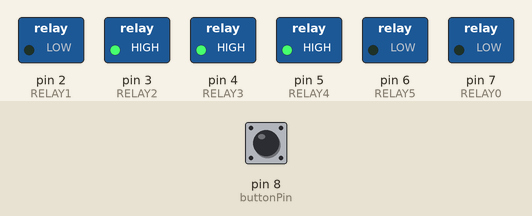
This sketch was run on a simulated Arduino Uno, built with avr-gcc and run on an emulated ATmega328P. On the bench: switched loads named in the sketch (green lamp = pin HIGH). The test bench sets the inputs (shaded band); at power-on: pin 8 (buttonPin) LOW.

Above: at 0.1 s.
Timing chart, 0 to 1.6 s (numbered marks = the images above):
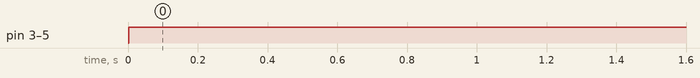

The sketch:

TempTimerWMomentbutton.ino
```cpp
// Automatic Irrigation Setup

#define RELAY1  2
#define RELAY2  3
#define RELAY3  4
#define RELAY4  5
#define RELAY5  6
#define RELAY0  7

// Momentary Button for Pump power setup

const int buttonPin = 8;     // the number of the pushbutton pin
const int ledPin =  13;      // the number of the LED pin

// variables will change:
int buttonState = 0;         // variable for reading the pushbutton status

void setup()
{
// Initialise the Arduino data pins for OUTPUT for RELAYS
  pinMode(RELAY1, OUTPUT);
  pinMode(RELAY2, OUTPUT);
  pinMode(RELAY3, OUTPUT);
  pinMode(RELAY4, OUTPUT);
  pinMode(RELAY5, OUTPUT);
  pinMode(RELAY0, OUTPUT);


}

 void loop()
{

 // read the state of the pushbutton value:
  buttonState = digitalRead(buttonPin);

  // check if the pushbutton is pressed.
  // if it is, the buttonState is HIGH:
  if (buttonState == HIGH) {
    // turn LED on:
    digitalWrite(ledPin, HIGH);
  } else {
    // turn LED off:
    digitalWrite(ledPin, LOW);
  }

/*This step initializes the relay pins. However, they start in the ON position, so we are using just 1 millisecond times to
initialize the pin into the off state */

   digitalWrite(RELAY1,LOW);           // Turns ON Relays 1
   delay(1);                                      // Wait 1 milliseconds
   digitalWrite(RELAY1,HIGH);          // Turns Relay Off

   digitalWrite(RELAY2,LOW);           // Turns ON Relays 2
   delay(1);                                      // Wait 1 milliseconds
   digitalWrite(RELAY2,HIGH);          // Turns Relay Off

   digitalWrite(RELAY3,LOW);           // Turns ON Relays 3
   delay(1);                                      // Wait 1 milliseconds
   digitalWrite(RELAY3,HIGH);          // Turns Relay Off

   digitalWrite(RELAY4,LOW);           // Turns ON Relays 4
   delay(1);                                      // Wait 1 milliseconds
   digitalWrite(RELAY4,HIGH);          // Turns Relay Off

   digitalWrite(RELAY5,LOW);           // Turns ON Relays 4
   delay(1);                                      // Wait 1 milliseconds
   digitalWrite(RELAY5,HIGH);          // Turns Relay Off

/* Here we are turing the relays on for their allotted times */

   digitalWrite(RELAY1,LOW);           // Turns ON Relay 1
   digitalWrite(RELAY5,LOW);           // Turns ON Relay 5 (this is the pump)
   delay(900000);                                      // Wait 15 mins
   digitalWrite(RELAY1,HIGH);          // Turns Relay Off

   digitalWrite(RELAY2,LOW);           // Turns ON Relays 2
   delay(900000);                                      // Wait 15 mins
   digitalWrite(RELAY2,HIGH);          // Turns Relay Off

   digitalWrite(RELAY3,LOW);           // Turns ON Relays 3
   delay(900000);                                      // Wait 15 mins
   digitalWrite(RELAY3,HIGH);          // Turns Relay Off

   digitalWrite(RELAY4,LOW);           // Turns ON Relays 4
   delay(300000);                                      // Wait 5 Minutes
   digitalWrite(RELAY4,HIGH);          // Turns Relay Off
   digitalWrite(RELAY5,HIGH);           // Turns OFF Relay 5 (this is the pump)

   digitalWrite(RELAY0,LOW);           // Turns ON Relay 0 - a non existent relay to wait for 23 hours 50 Minutes
   delay(85800000);
   digitalWrite(RELAY0,HIGH);          // Turns OFF Relay 0, the non existent relay
 }
```

Measured:
- by itself, pin 3 (RELAY2), pin 4 (RELAY3), pin 5 (RELAY4): LOW → HIGH at 0.00 s
